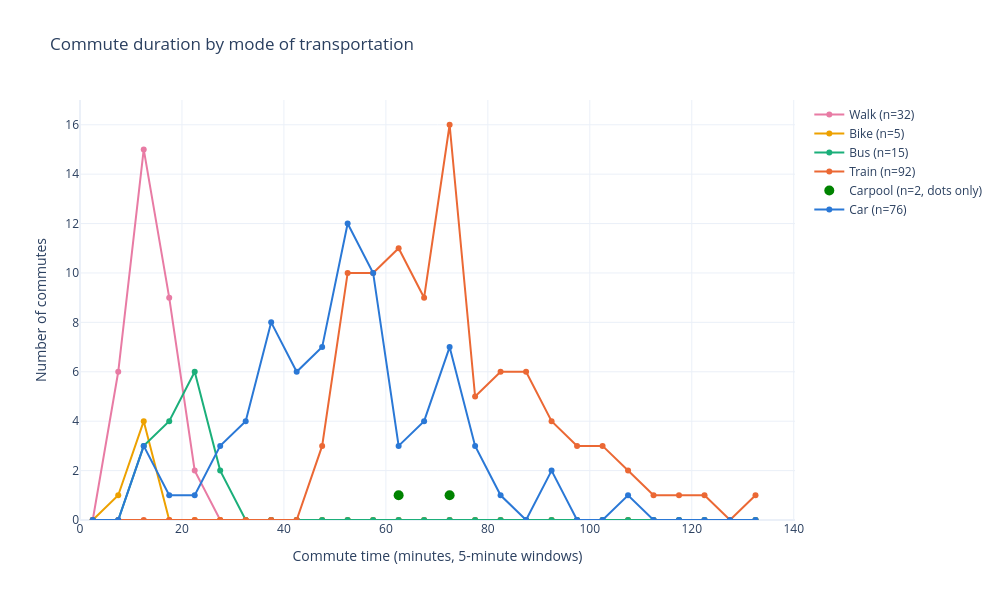

Here is the notebook cell this chart was saved with:
### Code cell
from pathlib import Path
import pandas as pd
import numpy as np
import plotly.graph_objects as go

colors = {
    "Walk": "#e87ba4",
    "Bike": "#eda100",
    "Bus": "#1baf7a",
    "Train": "#eb6834",
    "Carpool": "#008300",
    "Car": "#2a78d6",
}

min_count = 5
BIN = 5  # width of each time window in minutes

root = Path.cwd() if (Path.cwd() / "data").exists() else Path.cwd().parent

df = pd.read_csv(root / "data" / "processed" / "commutes_clean.csv")

bins = np.arange(0, df["duration_minutes"].max() + BIN, BIN)
starts, ends = bins[:-1], bins[1:]
centers = starts + BIN / 2
windows = np.array([f"{int(s)}-{int(e)}" for s, e in zip(starts, ends)])  # "70-75", shown in the pop-up

fig = go.Figure()

for mode, color in colors.items():
    minutes = df.loc[df["mode_of_transportation"] == mode, "duration_minutes"]
    n = len(minutes)
    if n == 0:
        continue

    counts, _ = np.histogram(minutes, bins=bins)

    if n >= min_count:
        keep = np.ones(len(counts), dtype=bool)   # draw every window as a line
        draw_mode, label, size = "lines+markers", f"{mode} (n={n})", 6
    else:
        keep = counts > 0                         # dots only where there are commutes
        draw_mode, label, size = "markers", f"{mode} (n={n}, dots only)", 10

    fig.add_trace(go.Scatter(
        x=centers[keep],
        y=counts[keep],
        mode=draw_mode,
        name=label,
        line=dict(color=color, width=2),
        marker=dict(color=color, size=size),
        customdata=windows[keep],
        hovertemplate=(
            f"<b>{mode}</b><br>"
            "Commute time: %{customdata} min<br>"
            "Commutes: %{y}"
            "<extra></extra>"
        ),
    ))

fig.update_layout(
    title="Commute duration by mode of transportation",
    xaxis_title="Commute time (minutes, 5-minute windows)",
    yaxis_title="Number of commutes",
    template="plotly_white",
    hovermode="closest",
    width=1000,
    height=600,
)
fig.update_xaxes(rangemode="tozero")
fig.update_yaxes(rangemode="tozero")
fig.show()

### Figure 1 — Plotly figure (JSON) as saved in the notebook; plotly's stock layout.template omitted (floating-point values rounded to 4 significant figures)
{"data": [{"customdata": ["0-5", "5-10", "10-15", "15-20", "20-25", "25-30", "30-35", "35-40", "40-45", "45-50", "50-55", "55-60", "60-65", "65-70", "70-75", "75-80", "80-85", "85-90", "90-95", "95-100", "100-105", "105-110", "110-115", "115-120", "120-125", "125-130", "130-135"], "hovertemplate": "<b>Walk</b><br>Commute time: %{customdata} min<br>Commutes: %{y}<extra></extra>", "line": {"color": "#e87ba4", "width": 2}, "marker": {"color": "#e87ba4", "size": 6}, "mode": "lines+markers", "name": "Walk (n=32)", "type": "scatter", "x": [2.5, 7.5, 12.5, 17.5, 22.5, 27.5, 32.5, 37.5, 42.5, 47.5, 52.5, 57.5, 62.5, 67.5, 72.5, 77.5, 82.5, 87.5, 92.5, 97.5, 102.5, 107.5, 112.5, 117.5, 122.5, 127.5, 132.5], "y": [0, 6, 15, 9, 2, 0, 0, 0, 0, 0, 0, 0, 0, 0, 0, 0, 0, 0, 0, 0, 0, 0, 0, 0, 0, 0, 0]}, {"customdata": ["0-5", "5-10", "10-15", "15-20", "20-25", "25-30", "30-35", "35-40", "40-45", "45-50", "50-55", "55-60", "60-65", "65-70", "70-75", "75-80", "80-85", "85-90", "90-95", "95-100", "100-105", "105-110", "110-115", "115-120", "120-125", "125-130", "130-135"], "hovertemplate": "<b>Bike</b><br>Commute time: %{customdata} min<br>Commutes: %{y}<extra></extra>", "line": {"color": "#eda100", "width": 2}, "marker": {"color": "#eda100", "size": 6}, "mode": "lines+markers", "name": "Bike (n=5)", "type": "scatter", "x": [2.5, 7.5, 12.5, 17.5, 22.5, 27.5, 32.5, 37.5, 42.5, 47.5, 52.5, 57.5, 62.5, 67.5, 72.5, 77.5, 82.5, 87.5, 92.5, 97.5, 102.5, 107.5, 112.5, 117.5, 122.5, 127.5, 132.5], "y": [0, 1, 4, 0, 0, 0, 0, 0, 0, 0, 0, 0, 0, 0, 0, 0, 0, 0, 0, 0, 0, 0, 0, 0, 0, 0, 0]}, {"customdata": ["0-5", "5-10", "10-15", "15-20", "20-25", "25-30", "30-35", "35-40", "40-45", "45-50", "50-55", "55-60", "60-65", "65-70", "70-75", "75-80", "80-85", "85-90", "90-95", "95-100", "100-105", "105-110", "110-115", "115-120", "120-125", "125-130", "130-135"], "hovertemplate": "<b>Bus</b><br>Commute time: %{customdata} min<br>Commutes: %{y}<extra></extra>", "line": {"color": "#1baf7a", "width": 2}, "marker": {"color": "#1baf7a", "size": 6}, "mode": "lines+markers", "name": "Bus (n=15)", "type": "scatter", "x": [2.5, 7.5, 12.5, 17.5, 22.5, 27.5, 32.5, 37.5, 42.5, 47.5, 52.5, 57.5, 62.5, 67.5, 72.5, 77.5, 82.5, 87.5, 92.5, 97.5, 102.5, 107.5, 112.5, 117.5, 122.5, 127.5, 132.5], "y": [0, 0, 3, 4, 6, 2, 0, 0, 0, 0, 0, 0, 0, 0, 0, 0, 0, 0, 0, 0, 0, 0, 0, 0, 0, 0, 0]}, {"customdata": ["0-5", "5-10", "10-15", "15-20", "20-25", "25-30", "30-35", "35-40", "40-45", "45-50", "50-55", "55-60", "60-65", "65-70", "70-75", "75-80", "80-85", "85-90", "90-95", "95-100", "100-105", "105-110", "110-115", "115-120", "120-125", "125-130", "130-135"], "hovertemplate": "<b>Train</b><br>Commute time: %{customdata} min<br>Commutes: %{y}<extra></extra>", "line": {"color": "#eb6834", "width": 2}, "marker": {"color": "#eb6834", "size": 6}, "mode": "lines+markers", "name": "Train (n=92)", "type": "scatter", "x": [2.5, 7.5, 12.5, 17.5, 22.5, 27.5, 32.5, 37.5, 42.5, 47.5, 52.5, 57.5, 62.5, 67.5, 72.5, 77.5, 82.5, 87.5, 92.5, 97.5, 102.5, 107.5, 112.5, 117.5, 122.5, 127.5, 132.5], "y": [0, 0, 0, 0, 0, 0, 0, 0, 0, 3, 10, 10, 11, 9, 16, 5, 6, 6, 4, 3, 3, 2, 1, 1, 1, 0, 1]}, {"customdata": ["60-65", "70-75"], "hovertemplate": "<b>Carpool</b><br>Commute time: %{customdata} min<br>Commutes: %{y}<extra></extra>", "line": {"color": "#008300", "width": 2}, "marker": {"color": "#008300", "size": 10}, "mode": "markers", "name": "Carpool (n=2, dots only)", "type": "scatter", "x": [62.5, 72.5], "y": [1, 1]}, {"customdata": ["0-5", "5-10", "10-15", "15-20", "20-25", "25-30", "30-35", "35-40", "40-45", "45-50", "50-55", "55-60", "60-65", "65-70", "70-75", "75-80", "80-85", "85-90", "90-95", "95-100", "100-105", "105-110", "110-115", "115-120", "120-125", "125-130", "130-135"], "hovertemplate": "<b>Car</b><br>Commute time: %{customdata} min<br>Commutes: %{y}<extra></extra>", "line": {"color": "#2a78d6", "width": 2}, "marker": {"color": "#2a78d6", "size": 6}, "mode": "lines+markers", "name": "Car (n=76)", "type": "scatter", "x": [2.5, 7.5, 12.5, 17.5, 22.5, 27.5, 32.5, 37.5, 42.5, 47.5, 52.5, 57.5, 62.5, 67.5, 72.5, 77.5, 82.5, 87.5, 92.5, 97.5, 102.5, 107.5, 112.5, 117.5, 122.5, 127.5, 132.5], "y": [0, 0, 3, 1, 1, 3, 4, 8, 6, 7, 12, 10, 3, 4, 7, 3, 1, 0, 2, 0, 0, 1, 0, 0, 0, 0, 0]}], "layout": {"height": 600, "hovermode": "closest", "title": {"text": "Commute duration by mode of transportation"}, "width": 1000, "xaxis": {"rangemode": "tozero", "title": {"text": "Commute time (minutes, 5-minute windows)"}}, "yaxis": {"rangemode": "tozero", "title": {"text": "Number of commutes"}}}}
